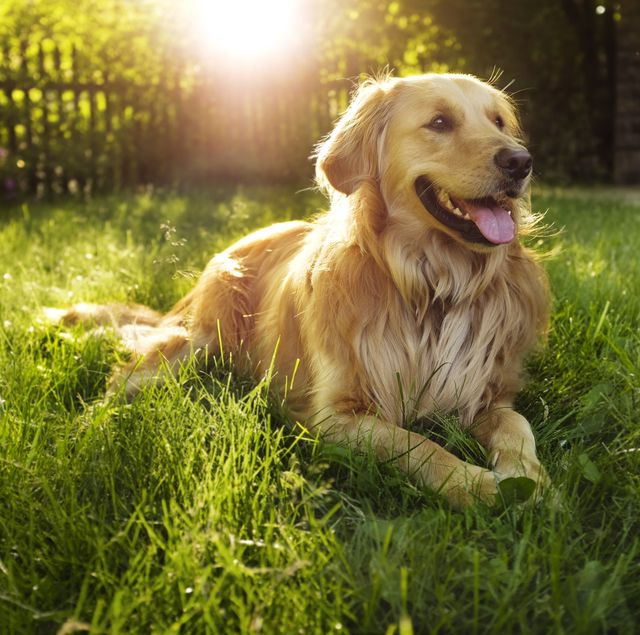
#> input picture pictures/dog.jpg, 640 x 635 px
$ jupyter execute Histogram_computations.ipynb
#> lines starting #> are read from the running program, lines starting #| are printed output that depends on the picture; after the words box and inside, x2 and y2 are one past the last pixel; in counts of white or black regions, pixels touching at a corner belong together
[cell 1]
import cv2 as cv
import numpy as np
import matplotlib.pyplot as plt

[cell 2]
def show(title, image, cmap=None):
    plt.figure()
    if len(image.shape) == 2:  # Grayscale (mask or gray img)
        plt.imshow(image, cmap="gray")
    else:  # Color (ensure RGB for matplotlib)
        plt.imshow(image)
    plt.title(title)
    plt.axis("off")
    plt.show()

[cell 3]
img = cv.imread("pictures/dog.jpg")
#> img is the input picture: shape (635, 640, 3); mean B, G, R 56.4, 114.9, 122.6
img_rgb = cv.cvtColor(img,cv.COLOR_BGR2RGB)
gray = cv.cvtColor(img,cv.COLOR_BGR2GRAY)
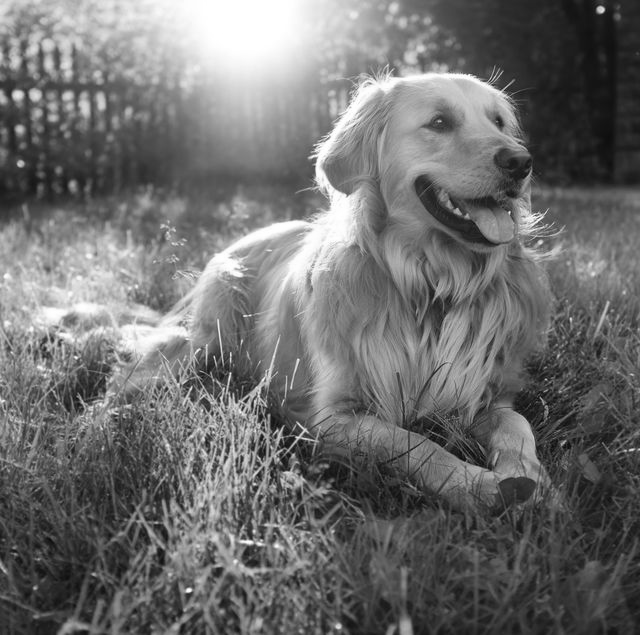
#> gray: shape (635, 640); min 1, max 255, mean 110.5

#### GrayScale histogram

[cell 4]
hist_gray = cv.calcHist([gray],[0],None,[256],[0,256])
#> hist_gray = 256 values, max 3712 at index 255, min 0 at index 0, mean 1587.5
plt.figure()
plt.plot(hist_gray,color ='black')
plt.title("GrayScale Histogram")
plt.xlim([0,256])
plt.show()
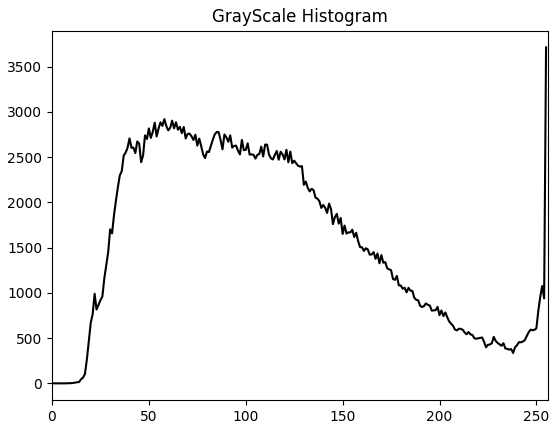
#> figure drawn by matplotlib, 1 panel; curve peaks at x = 255, y = 3712

#### 2.Color Histogram

[cell 5]
colors = ('b', 'g', 'r')
plt.figure()
for i, c in enumerate(colors):
    hist = cv.calcHist([img], [i], None, [256], [0,256])
    plt.plot(hist, color=c)
plt.title("Color Histograms (BGR)")
plt.xlim([0,256])
plt.show()
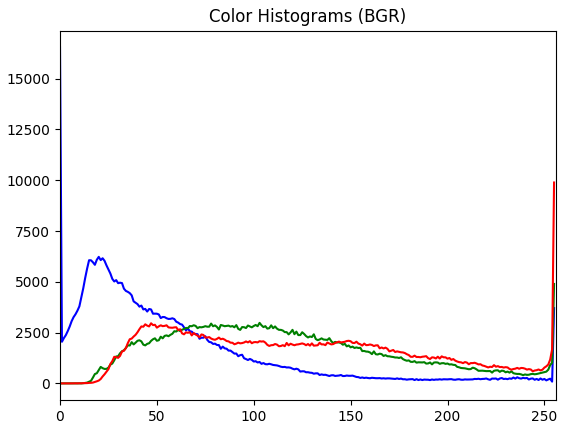
#> figure drawn by matplotlib, 1 panel; curve peaks at x = 0, y = 16540; curve peaks at x = 255, y = 4896; curve peaks at x = 255, y = 9890

#### 3. masked Histograms

[cell 6]
mask = np.zeros(gray.shape,np.uint8)
cv.circle(mask,(gray.shape[1]//3 + 150,gray.shape[0]//3),200,255,-1)
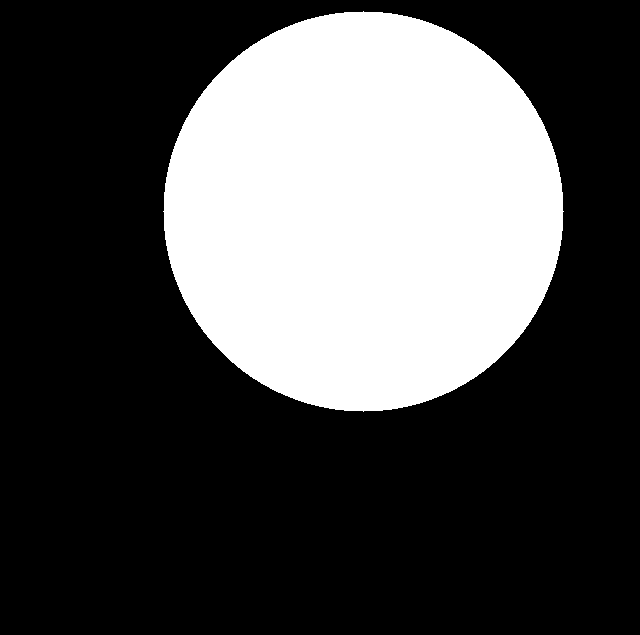
#> mask: shape (635, 640); 30.9% white; 1 white region, box (x1, y1, x2, y2) and area: (163, 11, 564, 412) 125629

hist_full = cv.calcHist([gray],[0],None,[256],[0,256])
#> hist_full has the same summary as hist_gray
hist_mask = cv.calcHist([gray],[0],mask,[256],[0,256])
#> hist_mask = 256 values, max 1242 at index 121, min 0 at index 0, mean 490.7

plt.figure()
plt.plot(hist_full,label = "Full image",color = "blue")
plt.plot(hist_mask,label = "Masked region",color = "red")
plt.title("Masked Histogram")
plt.xlim([0,256])
plt.legend()
plt.show()
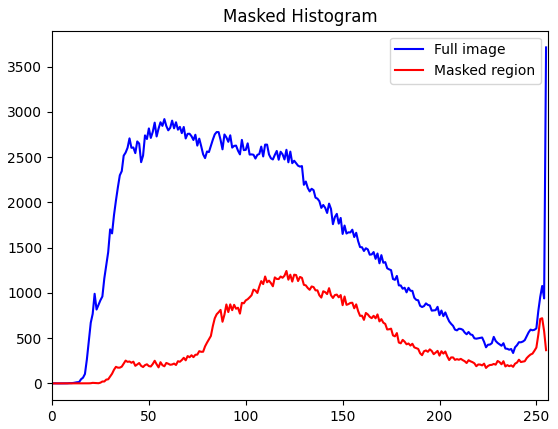
#> figure drawn by matplotlib, 1 panel; curve peaks at x = 255, y = 3712; curve peaks at x = 121, y = 1242

[cell 7]
# Show masked region and result
masked_img = cv.bitwise_and(img_rgb, img_rgb, mask=mask)
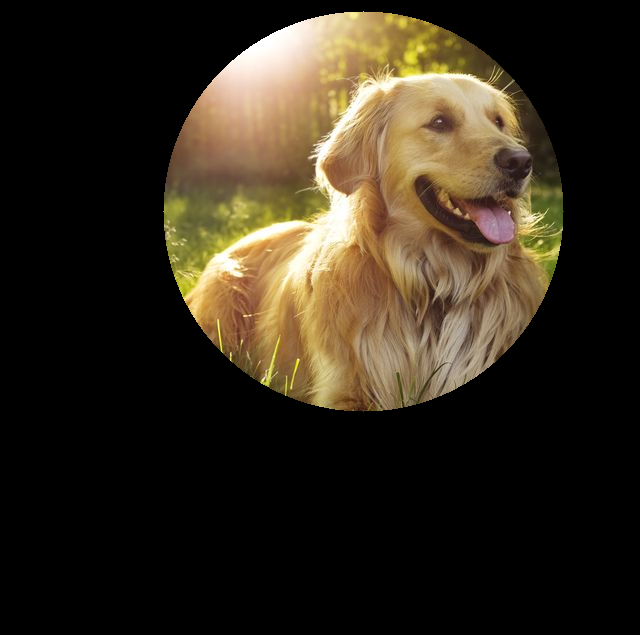
#> masked_img: shape (635, 640, 3); mean R, G, B 50.2, 41.6, 27.8
show("Original Image", img)
show("Mask", mask, cmap="gray")
show("Masked Image", masked_img)

####  4. 2D Histogram

[cell 8]
hsv = cv.cvtColor(img, cv.COLOR_BGR2HSV)
#> hsv: shape (635, 640, 3); mean H, S, V 26.8, 153.6, 126.9
hist2d = cv.calcHist([hsv], [0,1], None, [30,32], [0,180,0,256])
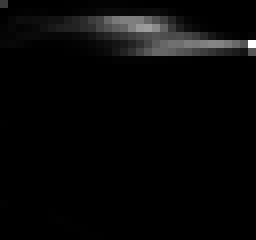
#> hist2d: shape (30, 32) float32 (shown 8 times larger); min 0, max 14752, mean 423.3; drawn with min black and max white

plt.figure()
plt.imshow(hist2d, interpolation="nearest", origin="lower", aspect="auto")
plt.title("2D Histogram (Hue vs Saturation)")
plt.xlabel("Saturation bins")
plt.ylabel("Hue bins")
plt.colorbar()
plt.show()
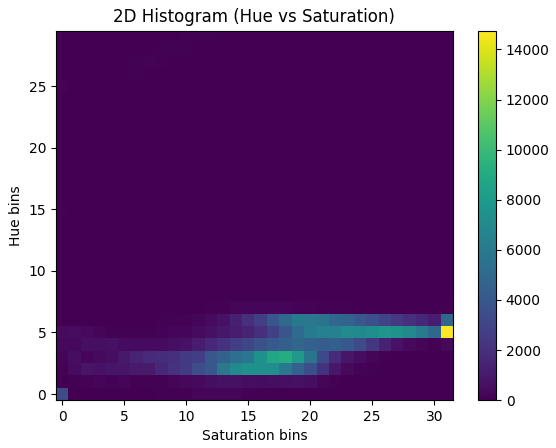
#> figure drawn by matplotlib, 2 panels

$ run again, with pictures/c1.jpg copied over pictures/dog.jpg
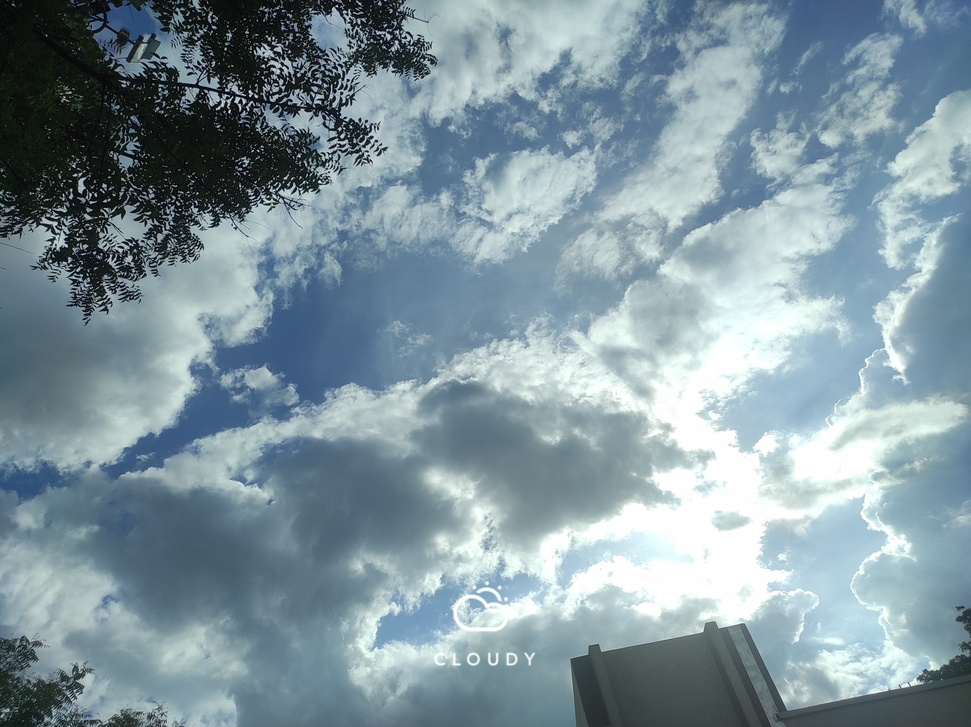
#> input picture pictures/c1.jpg, 971 x 727 px, shrunk from 4160 x 3112 before the run
#> img is the input picture: shape (727, 971, 3); mean B, G, R 159, 149.8, 129.6
#> hist_gray = 256 values, max 17776 at index 254, min 6 at index 0, mean 2757.5
#> `cv.circle(mask,(gray.shape[1]//3 + 150,gray.shape[0]//3),200,255,-1)`:
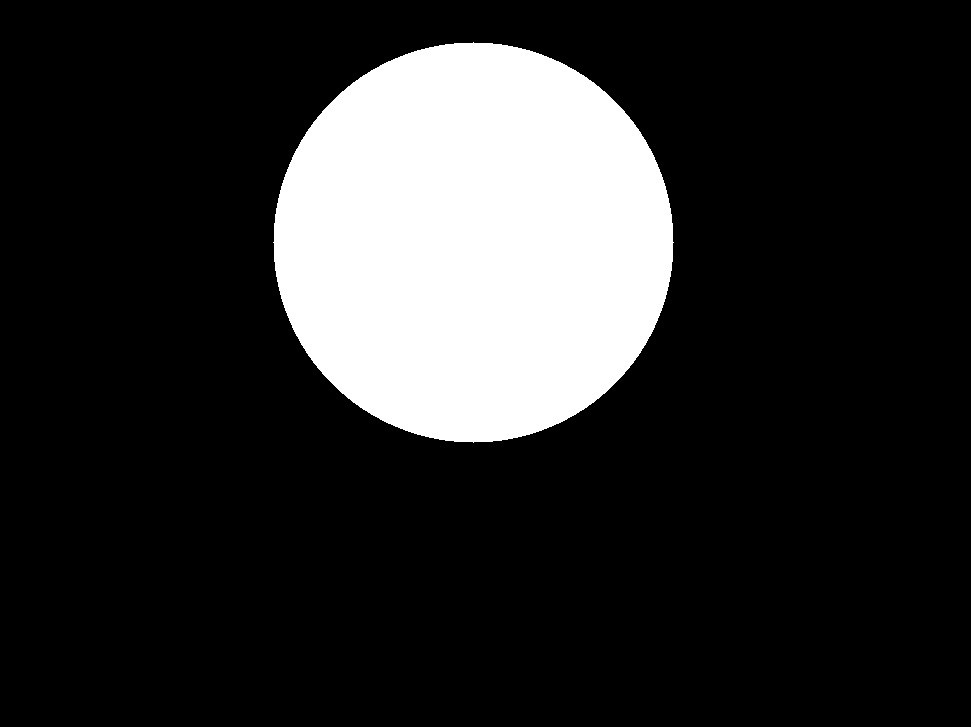
#> mask: shape (727, 971); 17.8% white; 1 white region, box (x1, y1, x2, y2) and area: (273, 42, 674, 443) 125629
#> hist_full has the same summary as hist_gray
#> hist_mask = 256 values, max 1476 at index 135, min 0 at index 0, mean 490.7
#> hsv: shape (727, 971, 3); mean H, S, V 94.2, 55.7, 159.5
#> `plt.show()`:
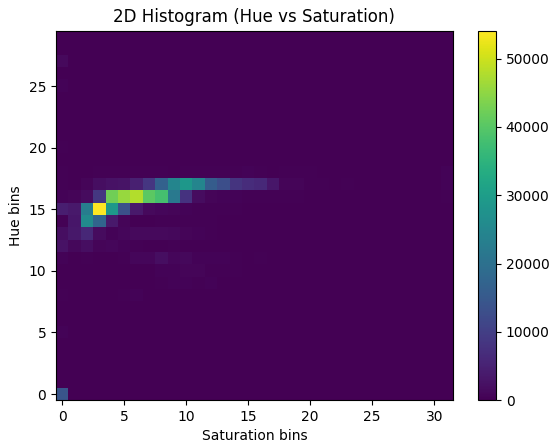
#> figure drawn by matplotlib, 2 panels

$ run again, with pictures/cc.jpg copied over pictures/dog.jpg
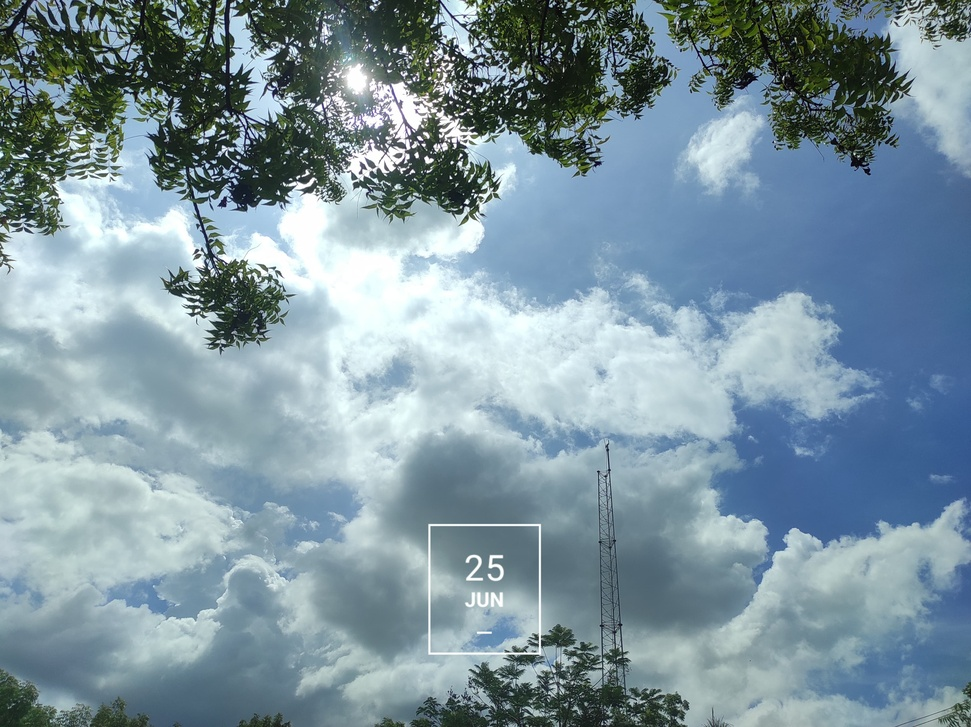
#> input picture pictures/cc.jpg, 971 x 727 px, shrunk from 4160 x 3112 before the run
#> img is the input picture: shape (727, 971, 3); mean B, G, R 159.7, 148.4, 125.9
#> hist_gray = 256 values, max 5846 at index 155, min 1 at index 0, mean 2757.5
#> `cv.circle(mask,(gray.shape[1]//3 + 150,gray.shape[0]//3),200,255,-1)`:
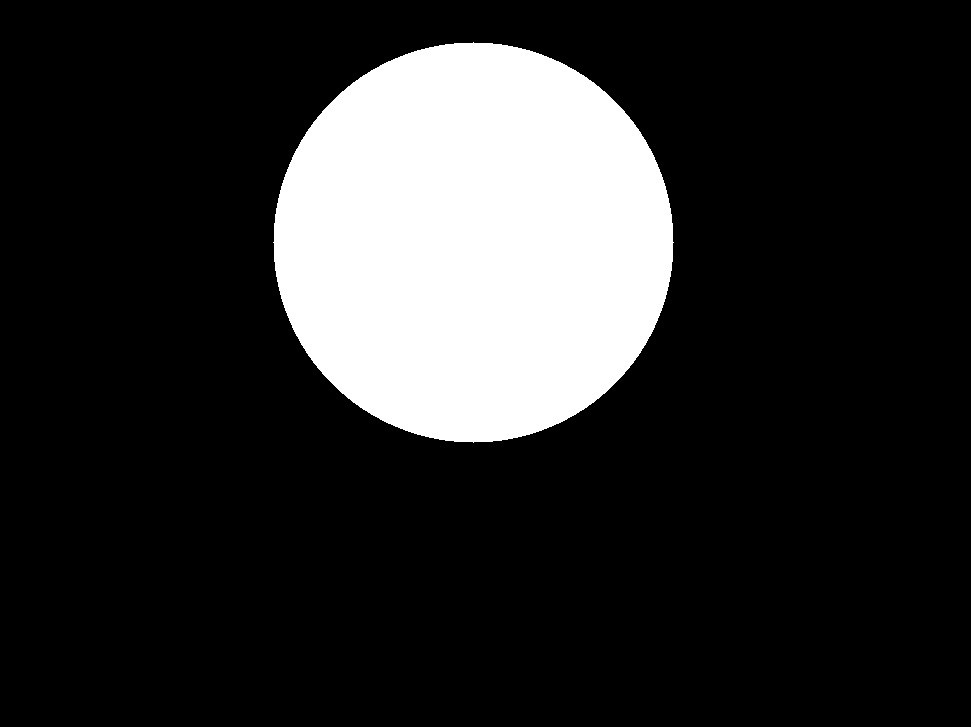
#> mask: shape (727, 971); 17.8% white; 1 white region, box (x1, y1, x2, y2) and area: (273, 42, 674, 443) 125629
#> hist_full has the same summary as hist_gray
#> hist_mask = 256 values, max 3812 at index 254, min 0 at index 0, mean 490.7
#> hsv: shape (727, 971, 3); mean H, S, V 93.8, 65.2, 161.9
#> `plt.show()`:
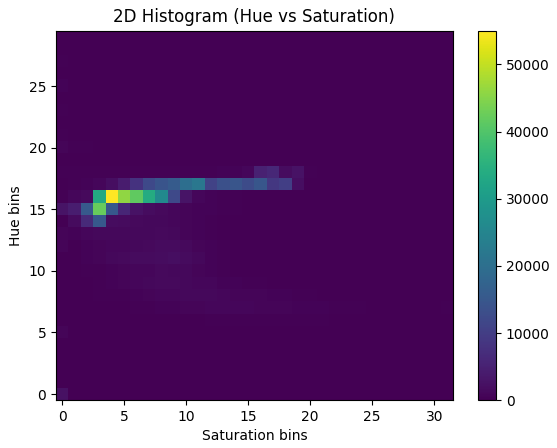
#> figure drawn by matplotlib, 2 panels
